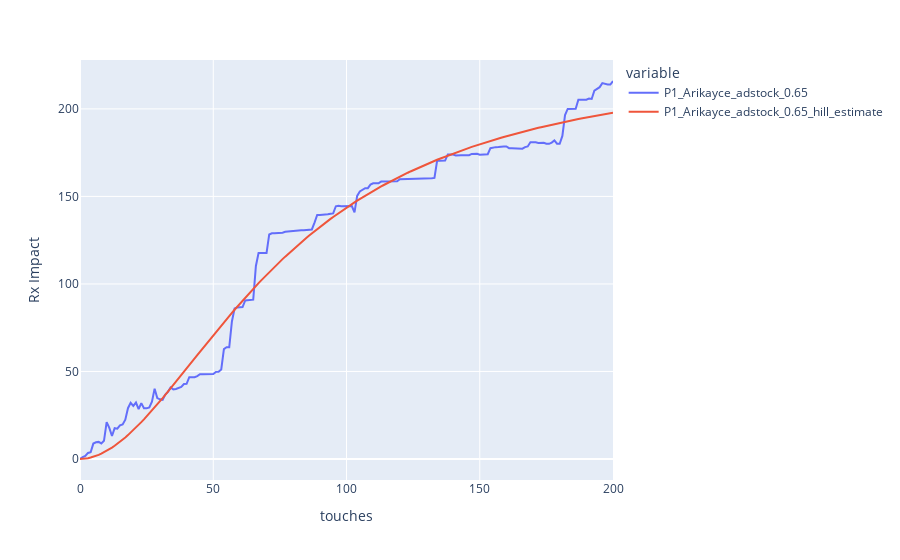

The cell this chart's notebook holds for it:
### Code cell
response_curves.plot(channel1['resp_df'], 'touches', ['P1_Arikayce_adstock_0.65', 'P1_Arikayce_adstock_0.65_hill_estimate'])

### Figure 1 — Plotly figure (JSON) as saved in the notebook; plotly's stock layout.template omitted (floating-point values rounded to 4 significant figures; data arrays with more than 128 entries replaced by an {"elided": "..."} marker saying what was removed)
{"data": [{"hovertemplate": "variable=P1_Arikayce_adstock_0.65<br>touches=%{x}<br>value=%{y}<extra></extra>", "legendgroup": "P1_Arikayce_adstock_0.65", "line": {"color": "#636efa", "dash": "solid"}, "marker": {"symbol": "circle"}, "mode": "lines", "name": "P1_Arikayce_adstock_0.65", "orientation": "v", "showlegend": true, "type": "scatter", "x": {"elided": "201 int values"}, "xaxis": "x", "y": {"elided": "201 float values"}, "yaxis": "y"}, {"hovertemplate": "variable=P1_Arikayce_adstock_0.65_hill_estimate<br>touches=%{x}<br>value=%{y}<extra></extra>", "legendgroup": "P1_Arikayce_adstock_0.65_hill_estimate", "line": {"color": "#EF553B", "dash": "solid"}, "marker": {"symbol": "circle"}, "mode": "lines", "name": "P1_Arikayce_adstock_0.65_hill_estimate", "orientation": "v", "showlegend": true, "type": "scatter", "x": {"elided": "201 int values"}, "xaxis": "x", "y": {"elided": "201 float values"}, "yaxis": "y"}], "layout": {"legend": {"title": {"text": "variable"}, "tracegroupgap": 0}, "margin": {"t": 60}, "xaxis": {"anchor": "y", "domain": [0, 1], "title": {"text": "touches"}}, "yaxis": {"anchor": "x", "domain": [0, 1], "title": {"text": "Rx Impact"}}}}
